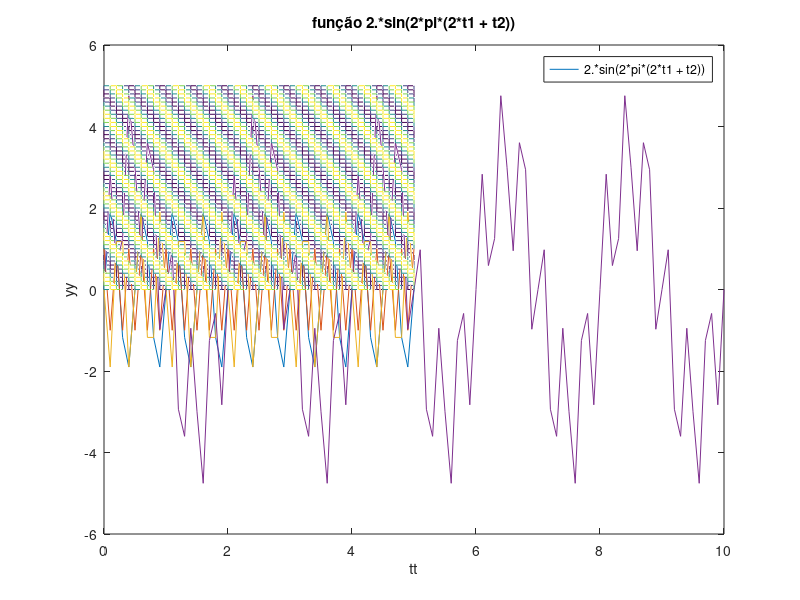

This figure's MATLAB source:
%alinea a)
t = 0:0.1:5;
xt = 2.*sin(4*pi.*t);
plot(t, xt) 
title('função 2.*sin(4*pi.*t)')
xlabel('tt')
ylabel('yy')
legend(' 2.*sin(4*pi.*t)')

hold on
%alinea b)
t = 0:0.1:5;
% ou t = 0:0.01:5
% 0.01 e o passo/intervalo
yt = cos(10*pi*t);
plot(t, yt) 
title('função cos(10*pi*t)')
xlabel('tt')
ylabel('yy')
legend('cos(10*pi*t)')

%alinea c)
t = 0:0.1:5;
zt = xt.*yt;
plot(t, zt) 
title('função xt.*yt')
xlabel('tt')
ylabel('yy')
legend('xt.*yt')

%alinea d)
t = 0:0.1:10;
wt = 3.*sin(pi*t) + 2.*sin(6*pi*t);
plot(t, wt) 
title('função 3.*sin(pi*t) + 2.*sin(6*pi*t)')
xlabel('tt')
ylabel('yy')
legend('3.*sin(pi*t) + 2.*sin(6*pi*t)')

%alinea e)
t1 = 0:0.1:5;
t2 = 0:0.1:5;
[T1,T2] = meshgrid(t1,t2);
qt = 2.*sin(2*pi*(2*T1 + T2));
mesh(t1, t2, qt) 
title('função 2.*sin(2*pi*(2*t1 + t2))')
xlabel('tt')
ylabel('yy')
legend('2.*sin(2*pi*(2*t1 + t2))')

%Conclusao:  Maior tempo de amostragem: Representacao menos accurate do sinal mas ocupa menos memoria e e mais rapido